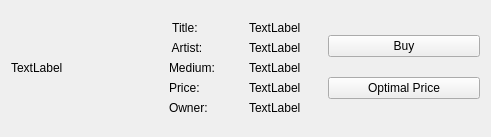
<?xml version="1.0" encoding="UTF-8"?>
<ui version="4.0">
 <class>CustomListItemForm</class>
 <widget class="QWidget" name="CustomListItemForm">
  <property name="geometry">
   <rect>
    <x>0</x>
    <y>0</y>
    <width>491</width>
    <height>137</height>
   </rect>
  </property>
  <property name="windowTitle">
   <string>Form</string>
  </property>
  <layout class="QGridLayout" name="gridLayout">
   <item row="0" column="0">
    <layout class="QHBoxLayout" name="horizontalLayout_6">
     <item>
      <widget class="QLabel" name="labelImage">
       <property name="text">
        <string>TextLabel</string>
       </property>
      </widget>
     </item>
     <item>
      <layout class="QVBoxLayout" name="verticalLayout_2">
       <item>
        <layout class="QHBoxLayout" name="horizontalLayout">
         <item>
          <widget class="QLabel" name="label_2">
           <property name="text">
            <string> Title:</string>
           </property>
          </widget>
         </item>
         <item>
          <widget class="QLabel" name="labelTitle">
           <property name="text">
            <string>TextLabel</string>
           </property>
          </widget>
         </item>
        </layout>
       </item>
       <item>
        <layout class="QHBoxLayout" name="horizontalLayout_2">
         <item>
          <widget class="QLabel" name="label_3">
           <property name="text">
            <string> Artist:</string>
           </property>
          </widget>
         </item>
         <item>
          <widget class="QLabel" name="labelArtist">
           <property name="text">
            <string>TextLabel</string>
           </property>
          </widget>
         </item>
        </layout>
       </item>
       <item>
        <layout class="QHBoxLayout" name="horizontalLayout_3">
         <item>
          <widget class="QLabel" name="label_4">
           <property name="text">
            <string>Medium:</string>
           </property>
          </widget>
         </item>
         <item>
          <widget class="QLabel" name="labelMedium">
           <property name="text">
            <string>TextLabel</string>
           </property>
          </widget>
         </item>
        </layout>
       </item>
       <item>
        <layout class="QHBoxLayout" name="horizontalLayout_4">
         <item>
          <widget class="QLabel" name="label_5">
           <property name="text">
            <string>Price:</string>
           </property>
          </widget>
         </item>
         <item>
          <widget class="QLabel" name="labelPrice">
           <property name="text">
            <string>TextLabel</string>
           </property>
          </widget>
         </item>
        </layout>
       </item>
       <item>
        <layout class="QHBoxLayout" name="horizontalLayout_5">
         <item>
          <widget class="QLabel" name="labelOwnerKey">
           <property name="text">
            <string>Owner:</string>
           </property>
          </widget>
         </item>
         <item>
          <widget class="QLabel" name="labelOwner">
           <property name="text">
            <string>TextLabel</string>
           </property>
          </widget>
         </item>
        </layout>
       </item>
      </layout>
     </item>
     <item>
      <layout class="QVBoxLayout" name="verticalLayout">
       <item>
        <widget class="QPushButton" name="pushButtonBuyOrSell">
         <property name="text">
          <string>Buy</string>
         </property>
        </widget>
       </item>
       <item>
        <widget class="QPushButton" name="pushButtonOptimalPrice">
         <property name="text">
          <string>Optimal Price</string>
         </property>
        </widget>
       </item>
      </layout>
     </item>
    </layout>
   </item>
  </layout>
 </widget>
 <resources/>
 <connections/>
</ui>
